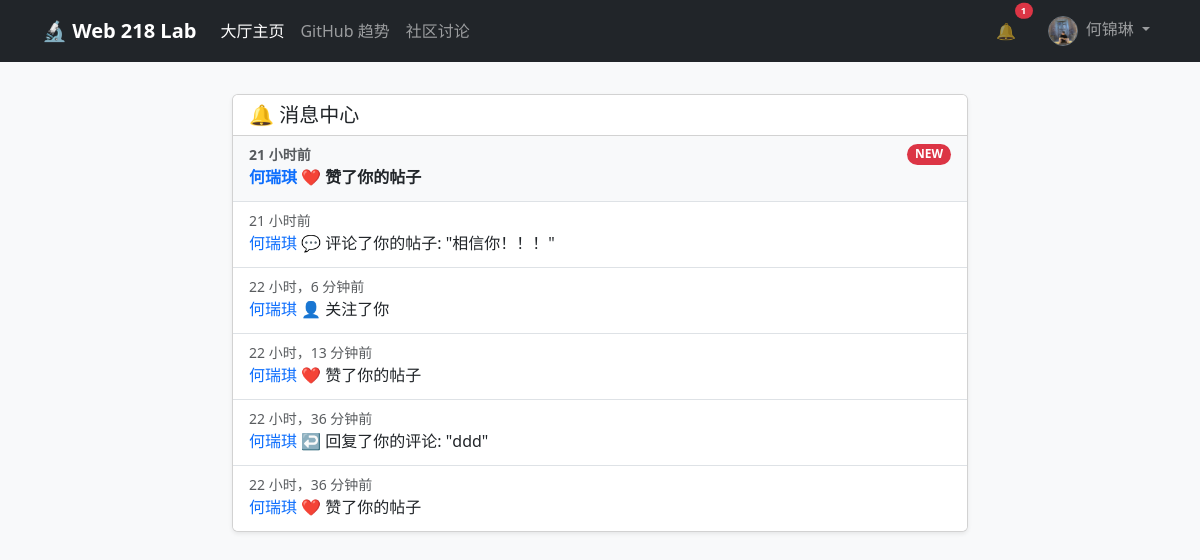
/notifications/ (signed in), run on an earlier commit of the app's database.
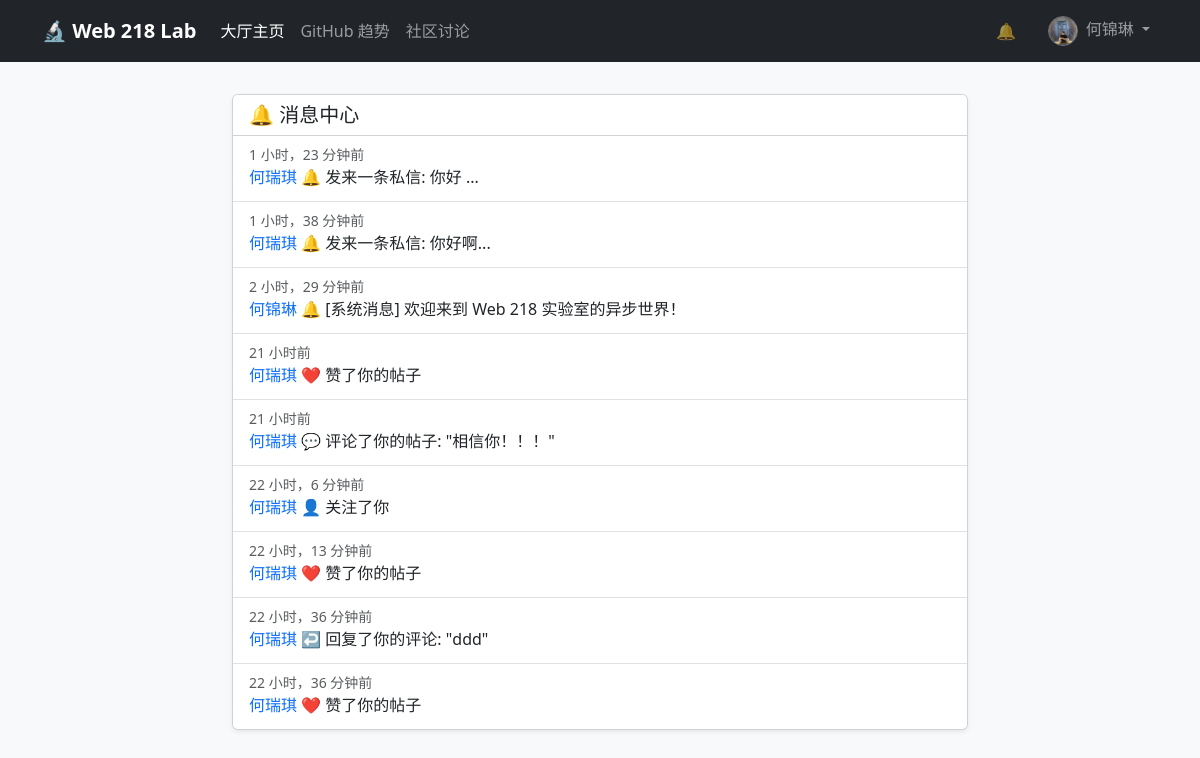
And on a later commit of the database.
### notifications/models.py (models this page shows, shortened)
class Notification(models.Model):
    CHOICES = (
        ('like', '点赞'),
        ('comment', '评论'),
        ('reply', '回复'),
        ('follow', '关注'), # 👈 新增这一行
        ('system', '系统通知')
    )
    recipient = models.ForeignKey(settings.AUTH_USER_MODEL, on_delete=models.CASCADE, related_name='notifications', verbose_name='接收者')
    actor = models.ForeignKey(settings.AUTH_USER_MODEL, on_delete=models.CASCADE, related_name='triggered_notifications', verbose_name='触发者')
    verb = models.CharField('动作', max_length=20, choices=CHOICES)
    target_url = models.CharField('跳转链接', max_length=255)
    content = models.TextField('消息摘要', blank=True, null=True)
    is_read = models.BooleanField('已读', default=False)
    created_at = models.DateTimeField(auto_now_add=True)
    is_read = models.BooleanField('已读', default=False)
    created_at = models.DateTimeField(auto_now_add=True)
    class Meta:
        ordering = ['-created_at']

### user_app/models.py (models this page shows, shortened)
class CustomUser(AbstractUser):
    email = models.EmailField(unique=True, verbose_name='邮箱地址')
    nickname = models.CharField(max_length=50, blank=True, verbose_name='昵称')
    bio = models.TextField(max_length=500, blank=True, verbose_name='个人简介')
    avatar = models.ImageField(upload_to=user_avatar_path, blank=True, null=True, verbose_name='头像')
    email_verified = models.BooleanField(default=False, verbose_name='邮箱已验证')
    following = models.ManyToManyField(
        'self',
        symmetrical=False,
        related_name='followers',
        blank=True,
        verbose_name='关注的人'
    )
    class Meta:
        verbose_name = '用户'
        verbose_name_plural = verbose_name

### notifications/views.py (the view)
# urls.py: path('', views.notification_list, name='list'),
@login_required
def notification_list(request):
    notifications = request.user.notifications.all()
    return render(request, 'notifications/list.html', {'notifications': notifications})

### notifications/context_processors.py (called while the page is built)
def unread_count(request):
    if request.user.is_authenticated:
        count = Notification.objects.filter(recipient=request.user, is_read=False).count()
        return {'unread_notification_count': count}
    return {}

### notifications/templates/notifications/list.html (shortened to what this page needs)
{% extends 'base.html' %}
{% block content %}
<div class="row justify-content-center">
    <div class="col-md-8">
        <div class="card shadow-sm">
            <div class="card-header bg-white">
                <h5 class="mb-0">🔔 消息中心</h5>
            </div>
            <div class="list-group list-group-flush">
                {% for notice in notifications %}
                <a href="{% url 'notifications:read_and_redirect' notice.pk %}" class="list-group-item list-group-item-action {% if not notice.is_read %}bg-light fw-bold{% endif %}">
                    <div class="d-flex w-100 justify-content-between">
                        <small class="text-muted">{{ notice.created_at|timesince }}前</small>
                        {% if not notice.is_read %}<span class="badge bg-danger rounded-pill">NEW</span>{% endif %}
                    </div>
                    <p class="mb-1">
                        <span class="text-primary">{{ notice.actor.nickname|default:notice.actor.username }}</span>
                        {% if notice.verb == 'like' %}
                            ❤️ 赞了你的帖子
                        {% elif notice.verb == 'comment' %}
                            💬 评论了你的帖子: "{{ notice.content }}"
                        {% elif notice.verb == 'reply' %}
                            ↩️ 回复了你的评论: "{{ notice.content }}"
                        {% elif notice.verb == 'follow' %}
                            👤 关注了你
                        {% elif notice.verb == 'system' %}
                            🔔 {{ notice.content }}
                        {% endif %}
                    </p>
                </a>
                {% empty %}
                <div class="text-center py-4 text-muted">暂无新消息</div>
                {% endfor %}
            </div>
        </div>
    </div>
</div>
{% endblock %}

### templates/base.html (shortened to what this page needs)
<!DOCTYPE html>
<html lang="zh">
<head>
    <link href="https://cdn.jsdelivr.net/npm/bootstrap@5.3.0/dist/css/bootstrap.min.css" rel="stylesheet">
</head>
<body class="bg-light">
<nav class="navbar navbar-expand-lg navbar-dark bg-dark fixed-top">
  <div class="container">
    <a class="navbar-brand fw-bold" href="{% url 'home' %}">🔬 Web 218 Lab</a>
    <div class="collapse navbar-collapse" id="navbarNav">
      <ul class="navbar-nav me-auto">
        <li class="nav-item">
          <a class="nav-link active" href="{% url 'home' %}">大厅主页</a>
        </li>
        <li class="nav-item">
          <a class="nav-link" href="{% url 'Github_trend:index' %}">GitHub 趋势</a>
        </li>
        <li class="nav-item">
            <a class="nav-link" href="{% url 'community:post_list' %}">社区讨论</a>
        </li>
      </ul>
      <ul class="navbar-nav align-items-center">
        {% if user.is_authenticated %}
            <li class="nav-item me-3">
                <a class="nav-link position-relative" href="{% url 'notifications:list' %}">
                    🔔
                    {% if unread_notification_count > 0 %}
                    <span class="position-absolute top-0 start-100 translate-middle badge rounded-pill bg-danger" style="font-size: 0.6rem;">
                        {{ unread_notification_count }}
                    </span>
                    {% endif %}
                </a>
            </li>
            <li class="nav-item dropdown">
                <a class="nav-link dropdown-toggle" href="#" role="button" data-bs-toggle="dropdown">
                    {% if user.avatar %}
                        <img src="{{ user.avatar.url }}"
                            class="rounded-circle border border-secondary"
                            style="width: 30px; height: 30px; object-fit: cover; aspect-ratio: 1 / 1;">
                    {% else %}
                        👤
                    {% endif %}
                    <span class="ms-1">{{ user.nickname|default:user.username }}</span>
                </a>
            </li>
        {% endif %}
      </ul>
    </div>
  </div>
</nav>
<div class="container mt-4">
    {% block content %}
    {% endblock %}
</div>
</body>
</html>

What changed in the data, as far as the page shows it:
added Notification: created_at "1 小时，23 分钟", actor.nickname "何瑞琪", content "发来一条私信: 你好 ..."
added Notification: created_at "1 小时，38 分钟", actor.nickname "何瑞琪", content "发来一条私信: 你好啊..."
added Notification: created_at "2 小时，29 分钟", actor.nickname "何锦琳", content "[系统消息] 欢迎来到 Web 218 实验室的异步世界！"
changed Notification (number 4 of 9 on the later page): no longer shows "NEW"
Also different on the page:
{{ unread_notification_count }}: "1" → (not shown)
